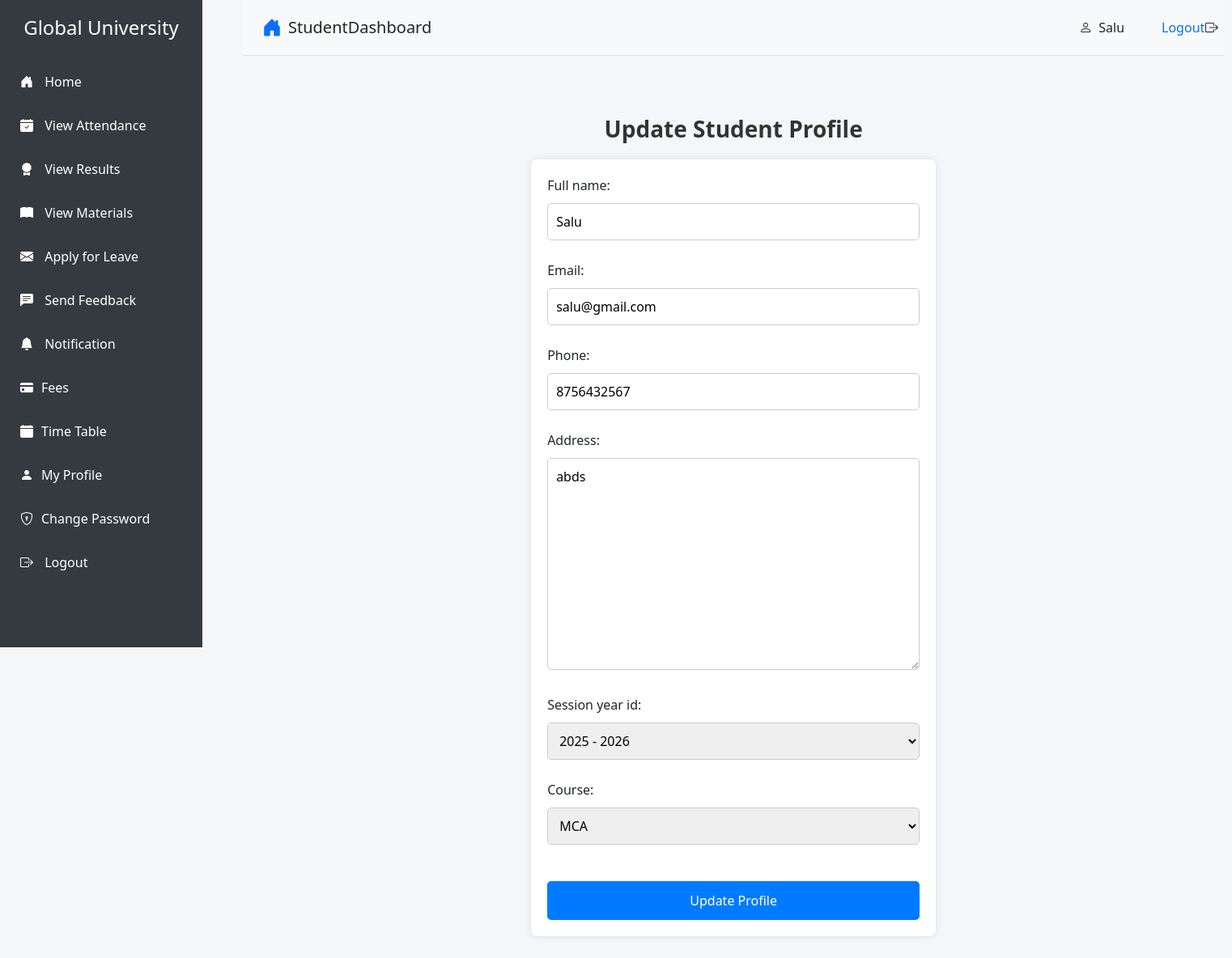
Before: /student/student/profile/ (signed in) with the older database file.
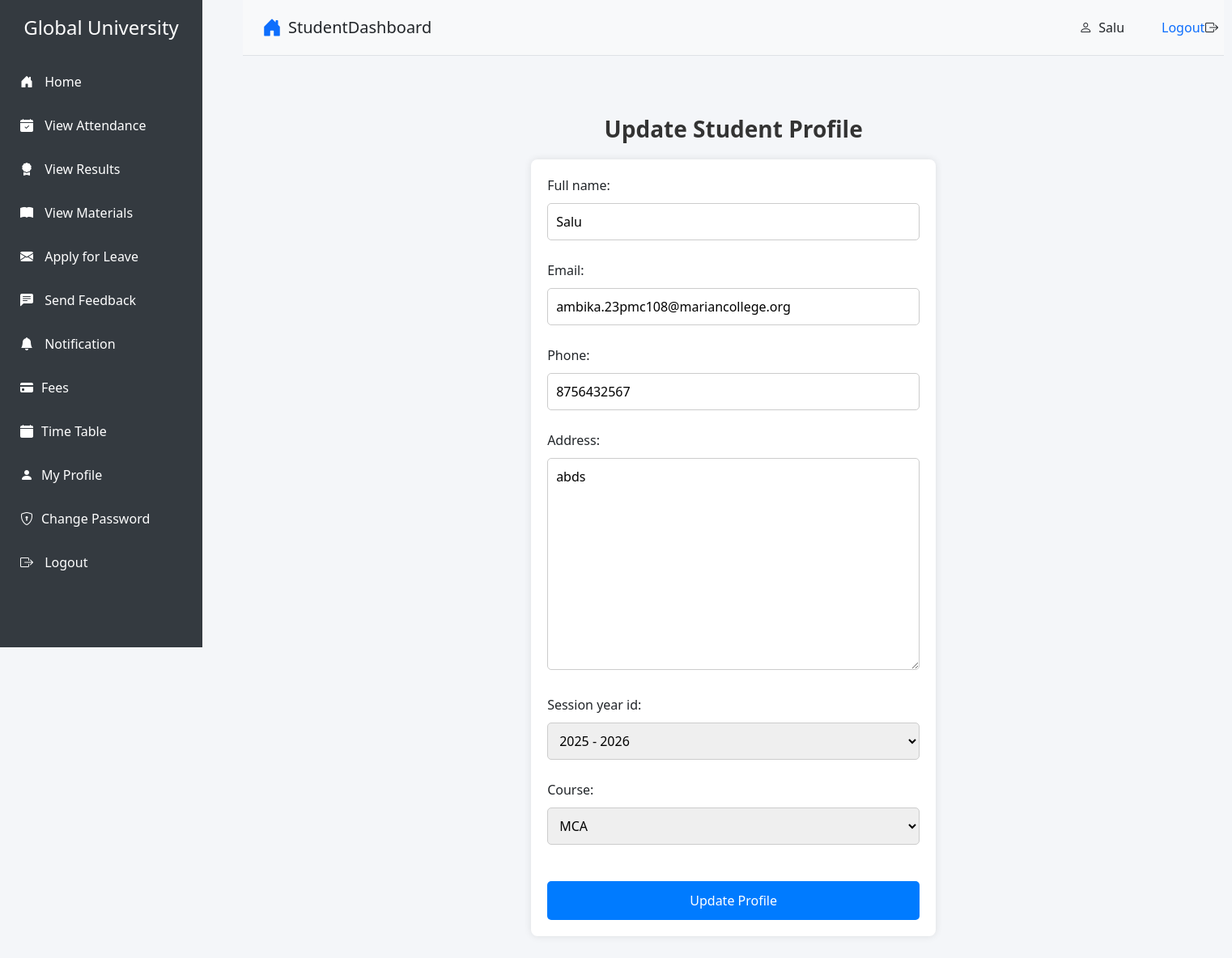
After: the same page with the newer database file.
### student/models.py (models this page shows, shortened)
class Student(models.Model):
    user = models.OneToOneField(User, on_delete=models.CASCADE)
    full_name = models.CharField(max_length=100)
    email = models.EmailField(unique=True)
    phone = models.CharField(max_length=15)
    address = models.TextField()
    session_year_id = models.ForeignKey(SessionYearModel, on_delete=models.CASCADE)
    course = models.ForeignKey(Course, on_delete=models.SET_NULL, null=True, blank=True)

### student/views.py (the view)
# urls.py: path('student/profile/', views.student_profile, name='student_profile'),
@login_required
def student_profile(request):
    student = Student.objects.get(user=request.user)
    if request.method == 'POST':
        form = StudentProfileForm(request.POST, instance=student)
        if form.is_valid():
            form.save()
            return redirect('student:dashboard')  # Redirect to the profile page after saving
    else:
        form = StudentProfileForm(instance=student)
    return render(request, 'student/student_profile.html', {'form': form})

### student/forms.py
class StudentProfileForm(forms.ModelForm):
    class Meta:
        model = Student
        fields = ['full_name', 'email', 'phone', 'address', 'session_year_id', 'course']  # Add other fields you want to allow for update

### student/models.py (called while the page is built)
    def __str__(self):
        return f"{self.session_start_year.year} - {self.session_end_year.year}"

    def __str__(self):
        return self.name

### templates/student/student_profile.html (shortened to what this page needs)
{% extends 'student/base.html' %}
{% block content %}
  <h2 class="profile-title">Update Student Profile</h2>
  <div class="profile-form-container">
    <form method="POST" class="profile-form">
      {{ form.as_p }}
      <button type="submit" class="update-btn">Update Profile</button>
    </form>
  </div>
{% endblock %}

Changed rows visible on the page:
changed Student "Salu": email "salu@gmail.com" → "ambika.23pmc108@mariancollege.org"
